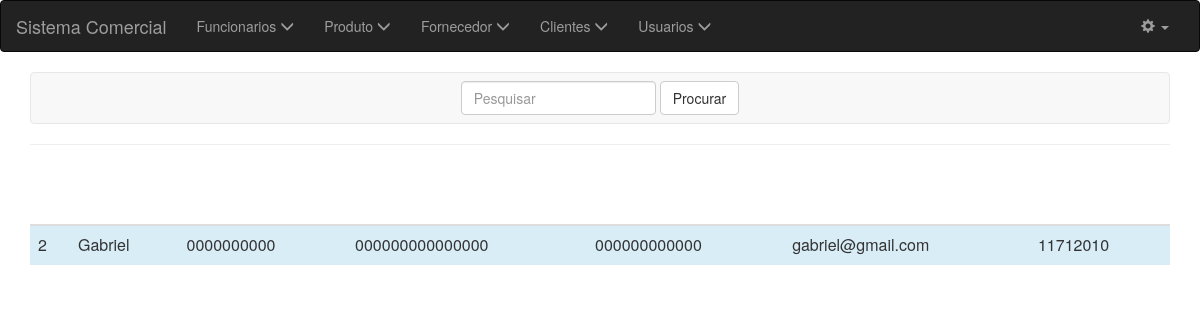
The app's page /pesFuncionario.php (signed in) with its own data.
### tables this page shows
CREATE TABLE `tb_funcionario` (
  `cd_funcionario` int(11) NOT NULL,
  `nm_funcionario` varchar(50) NOT NULL,
  `cpf_funcionario` varchar(11) NOT NULL,
  `rg_funcionario` varchar(20) NOT NULL,
  `tel_funcionario` varchar(15) NOT NULL,
  `email_funcionario` varchar(30) NOT NULL,
  `cep_funcionario` int(11) NOT NULL,
  `img_funcionario` varchar(255) DEFAULT 'padrao.jpg'
);

### pesFuncionario.php (the view, shortened to what this page needs)
<?php include_once 'config.php';
include 'header.php';
$pesquisar = $_GET['pesquisar'];
$pdo = conectar();
$rs = $pdo->query("SELECT * FROM tb_funcionario WHERE nm_funcionario LIKE '%".$pesquisar."%'");
?>
<div class="container">
<nav class="navbar navbar-default"><center>
<form class="navbar-form " role="search" method="GET" action="pesFuncionario.php">
  <div class="form-group">
    <input type="text" name="pesquisar" class="form-control" placeholder="Pesquisar">
  </div>
  <button type="submit" class="btn btn-default">Procurar</button>
</form></center>
</nav>
<hr>
<br>
 <table class="table">
    <thead>
      <tr>
        <th>#</th>
        <th>NOME</th>
        <th>CPF</th>
        <th>RG</th>
        <th>TEL</th>
        <th>EMAIL</th>
        <th>CEP</th>
      </tr>
    </thead>
    <tbody>
      <?php while($row = $rs->fetch(PDO::FETCH_OBJ))
  {
    if ($row == null)
{?>
    <tr class="info">
        <td>Nada Encontrado</td>
      </tr>
<?php }else{
?>
      <tr class="info">
        <td><?php echo $row->cd_funcionario; ?></td>
        <td><?php echo $row->nm_funcionario; ?></td>
        <td><?php echo $row->cpf_funcionario; ?></td>
        <td><?php echo $row->rg_funcionario; ?></td>
        <td><?php echo $row->tel_funcionario; ?></td>
        <td><?php echo $row->email_funcionario; ?></td>
        <td><?php echo $row->cep_funcionario; ?></td>
      </tr>
     <?php }}
 ?>
    </tbody>
  </table>
</div>

### header.php (style rules this page uses)
nav { position: fixed; }
h5,h1,h3,h2,th { color:white; }

### records on screen
tb_funcionario: cd_funcionario "2", nm_funcionario "Gabriel", cpf_funcionario "0000000000", rg_funcionario "000000000000000", tel_funcionario "000000000000", email_funcionario "gabriel@gmail.com", cep_funcionario "11712010"
